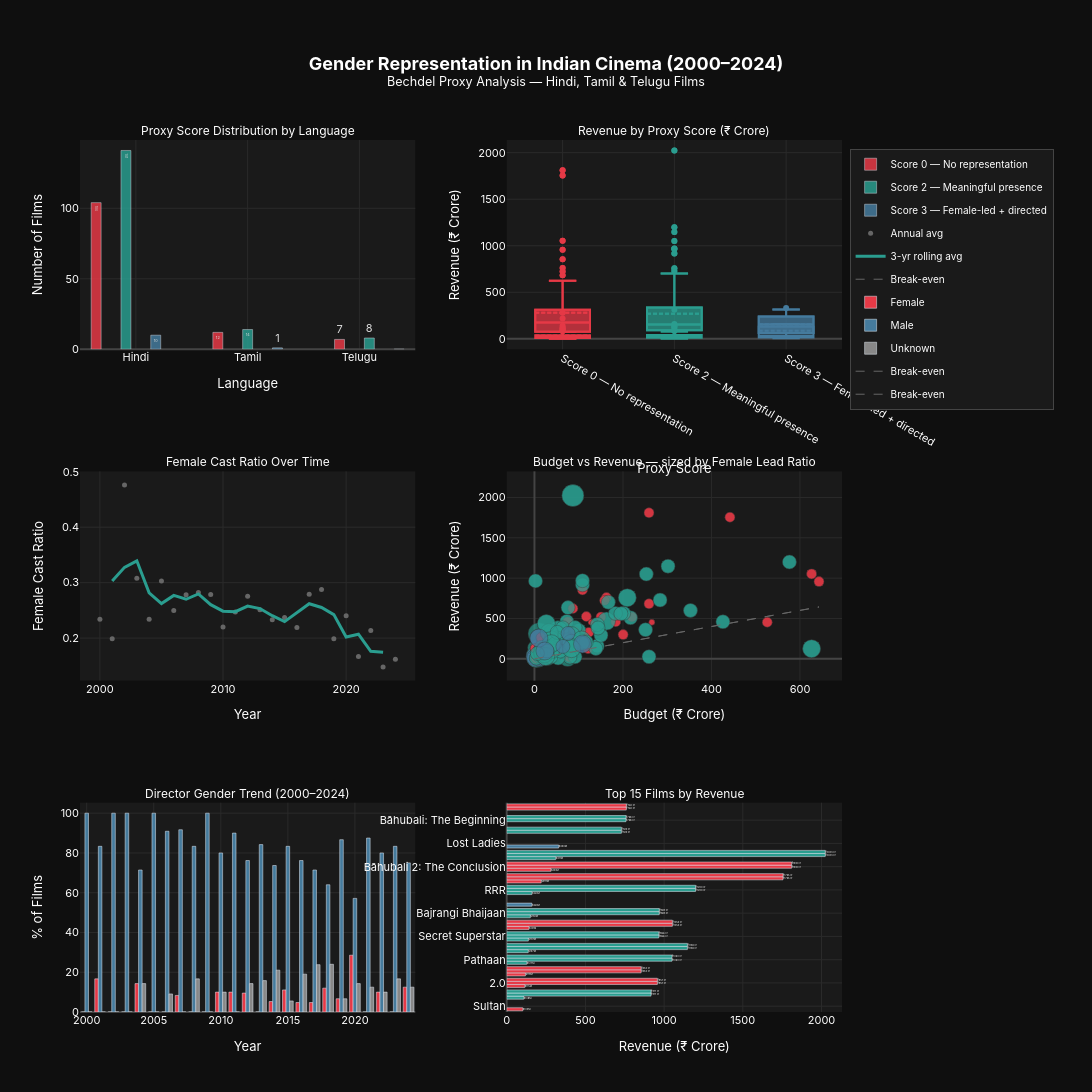

Notebook code cell kept with this figure:
### Code cell
# PLOT 2: Revenue boxplot — change revenue_m to rev_cr
for score, color in SCORE_COLORS.items():
    subset = bo[bo["bechdel_proxy_score"] == score]["rev_cr"].dropna()
    fig.add_trace(go.Box(
        y=subset,
        name=SCORE_LABELS[score],
        marker_color=color,
        boxmean=True,
        legendgroup=f"score_{score}",
        showlegend=False
    ), row=1, col=2)

# PLOT 4: Budget vs Revenue scatter — change budget_m/revenue_m to budget_cr/rev_cr
bo["marker_size"] = 6 + bo["female_lead_ratio"] * 20

for score, color in SCORE_COLORS.items():
    sub = bo[bo["bechdel_proxy_score"] == score]
    fig.add_trace(go.Scatter(
        x=sub["budget_cr"], y=sub["rev_cr"],
        mode="markers",
        marker=dict(color=color, size=sub["marker_size"], opacity=0.7,
                    line=dict(width=0.5, color="#333")),
        name=SCORE_LABELS[score],
        legendgroup=f"score_{score}",
        showlegend=False,
        text=sub["title"],
        customdata=np.stack([
            sub["female_lead_ratio"].round(2),
            sub["bechdel_proxy_score"],
            sub["year"]
        ], axis=-1),
        hovertemplate=(
            "<b>%{text}</b><br>"
            "Budget: ₹%{x:.0f} cr<br>"
            "Revenue: ₹%{y:.0f} cr<br>"
            "Female lead ratio: %{customdata[0]}<br>"
            "Year: %{customdata[2]}<extra></extra>"
        )
    ), row=2, col=2)

# Break-even line
max_val = bo["budget_cr"].max()
fig.add_trace(go.Scatter(
    x=[0, max_val], y=[0, max_val],
    mode="lines", line=dict(color="#666", dash="dash", width=1),
    name="Break-even", showlegend=True
), row=2, col=2)

# PLOT 6: Top 15 — change revenue_m to rev_cr
top15 = bo.nlargest(15, "rev_cr")[["title", "rev_cr", "bechdel_proxy_score", "year"]].copy()
top15 = top15.sort_values("rev_cr")
top15["color"] = top15["bechdel_proxy_score"].map(SCORE_COLORS)

fig.add_trace(go.Bar(
    x=top15["rev_cr"],
    y=top15["title"],
    orientation="h",
    marker_color=top15["color"],
    text=top15["rev_cr"].apply(lambda x: f"₹{x:.0f} cr"),
    textposition="auto",
    customdata=top15[["bechdel_proxy_score", "year"]],
    hovertemplate=(
        "<b>%{y}</b><br>"
        "Revenue: ₹%{x:.0f} cr<br>"
        "Year: %{customdata[1]}<br>"
        "Score: %{customdata[0]}<extra></extra>"
    ),
    showlegend=False
), row=3, col=2)

fig.update_layout(
    height=1400,
    width=1400,
    title=dict(
        text="<b>Gender Representation in Indian Cinema (2000–2024)</b><br>"
             "<sup>Bechdel Proxy Analysis — Hindi, Tamil & Telugu Films</sup>",
        x=0.5, xanchor="center",
        font=dict(size=18, color="white")
    ),
    paper_bgcolor="#0f0f0f",
    plot_bgcolor="#1a1a1a",
    font=dict(color="white", family="Inter, Arial, sans-serif", size=11),
    barmode="group",
    legend=dict(
        bgcolor="#1a1a1a", bordercolor="#444", borderwidth=1,
        font=dict(color="white", size=10),
        orientation="v",
        x=1.01, y=0.99,
        xanchor="left", yanchor="top",
        tracegroupgap=4
    ),
    margin=dict(l=80, r=250, t=140, b=80)
)

axis_style = dict(gridcolor="#2a2a2a", zerolinecolor="#444", color="white", showgrid=True)
fig.update_xaxes(**axis_style)
fig.update_yaxes(**axis_style)

fig.update_xaxes(title_text="Language", row=1, col=1)
fig.update_yaxes(title_text="Number of Films", row=1, col=1)
fig.update_xaxes(title_text="Proxy Score", row=1, col=2)
fig.update_yaxes(title_text="Revenue (₹ Crore)", row=1, col=2)

fig.update_xaxes(title_text="Year", row=2, col=1)
fig.update_yaxes(title_text="Female Cast Ratio", row=2, col=1)
fig.update_xaxes(title_text="Budget (₹ Crore)", row=2, col=2)
fig.update_yaxes(title_text="Revenue (₹ Crore)", row=2, col=2)

fig.update_xaxes(title_text="Year", row=3, col=1)
fig.update_yaxes(title_text="% of Films", row=3, col=1)
fig.update_xaxes(title_text="Revenue (₹ Crore)", row=3, col=2)

# Update subplot title text too
for annotation in fig.layout.annotations:
    annotation.font.size = 12
    annotation.font.color = "white"
    if "USD" in annotation.text:
        annotation.text = annotation.text.replace("USD Millions", "₹ Crore").replace("USD M", "₹ Crore")

fig.write_html("../visuals/dashboard.html",
               config={"displayModeBar": True, "responsive": True})
print("✓ Dashboard saved — open visuals/dashboard.html")
fig.show()
